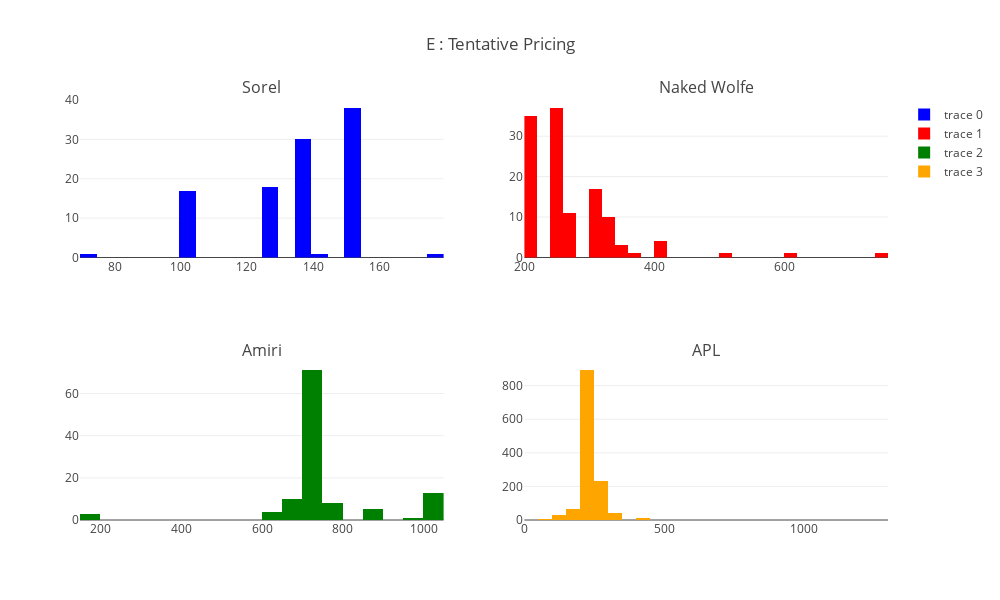

This figure's notebook cell:
### Code cell
fig = make_subplots(rows=2, cols=2, subplot_titles=tuple(df5.keys()))

# Add histograms to each subplot
fig.add_trace(go.Histogram(x=df5[_brandList[0]]['Price_Tentative'],nbinsx=40, marker=dict(color='blue')), row=1, col=1 )
fig.add_trace(go.Histogram(x=df5[_brandList[1]]['Price_Tentative'], nbinsx=40, marker=dict(color='red')), row=1, col=2)
fig.add_trace(go.Histogram(x=df5[_brandList[2]]['Price_Tentative'], nbinsx=40, marker=dict(color='green')), row=2, col=1)
fig.add_trace(go.Histogram(x=df5[_brandList[3]]['Price_Tentative'], nbinsx=40, marker=dict(color='orange')), row=2, col=2)


# Update layout
fig.update_layout(title_text="E : Tentative Pricing ",height=600, width=1000)

# Show the figure
fig.show()

### Figure 1 — Plotly figure (JSON) as saved in the notebook; plotly's stock layout.template omitted (floating-point values rounded to 4 significant figures; data arrays with more than 128 entries replaced by an {"elided": "..."} marker saying what was removed)
{"data": [{"marker": {"color": "blue"}, "nbinsx": 40, "type": "histogram", "x": [150, 150, 135, 150, 150, 150, 135, 150, 135, 150, 135, 150, 135, 150, 135, 135, 135, 150, 150, 135, 135, 150, 135, 135, 135, 135, 150, 135, 150, 135, 135, 125, 125, 125, 135, 135, 135, 100, 100, 100, 100, 100, 100, 100, 125, 125, 150, 125, 125, 135, 125, 150, 125, 150, 150, 135, 150, 150, 150, 150, 150, 150, 150, 150, 175, 100, 100, 100, 100, 100, 135, 150, 135, 150, 100, 100, 100, 150, 125, 125, 135, 125, 125, 135, 125, 150, 150, 150, 135, 150, 150, 125, 125, 125, 135, 150, 70, 100, 100, 135, 125, 150, 140, 135, 150, 150], "xaxis": "x", "yaxis": "y"}, {"marker": {"color": "red"}, "nbinsx": 40, "type": "histogram", "x": [200, 250, 200, 200, 200, 215, 250, 300, 250, 250, 250, 250, 250, 200, 200, 325, 400, 600, 325, 325, 250, 325, 325, 300, 325, 375, 300, 325, 750, 400, 300, 200, 500, 400, 300, 250, 400, 250, 215, 350, 350, 300, 325, 250, 200, 250, 350, 250, 250, 275, 300, 200, 200, 275, 250, 200, 200, 200, 200, 250, 200, 200, 250, 215, 250, 250, 250, 250, 250, 250, 300, 200, 275, 200, 250, 250, 250, 300, 300, 300, 275, 300, 250, 200, 200, 300, 275, 250, 200, 250, 250, 250, 200, 200, 300, 200, 275, 250, 200, 275, 200, 200, 200, 275, 200, 250, 325, 250, 275, 300, 300, 300, 200, 215, 275, 250, 275, 200, 250, 250, 325], "xaxis": "x2", "yaxis": "y2"}, {"marker": {"color": "green"}, "nbinsx": 40, "type": "histogram", "x": [700, 700, 700, 700, 700, 700, 700, 700, 700, 700, 700, 850, 700, 700, 700, 700, 700, 700, 750, 700, 700, 700, 650, 600, 700, 700, 700, 700, 750, 700, 650, 600, 750, 700, 700, 700, 650, 850, 700, 650, 700, 700, 700, 700, 700, 650, 700, 750, 700, 700, 750, 700, 700, 700, 1000, 1000, 1000, 850, 700, 850, 700, 700, 700, 700, 700, 150, 700, 750, 650, 150, 700, 700, 700, 700, 700, 700, 700, 700, 700, 700, 850, 700, 700, 650, 650, 600, 600, 650, 700, 1000, 1000, 1000, 750, 1000, 1000, 1000, 1000, 1000, 650, 950, 700, 175, 700, 700, 700, 700, 1000, 750, 1000, 700, 700, 700, 700, 700, 700], "xaxis": "x3", "yaxis": "y3"}, {"marker": {"color": "orange"}, "nbinsx": 40, "type": "histogram", "x": {"elided": "1273 int values"}, "xaxis": "x4", "yaxis": "y4"}], "layout": {"annotations": [{"font": {"size": 16}, "showarrow": false, "text": "Sorel", "x": 0.225, "xanchor": "center", "xref": "paper", "y": 1, "yanchor": "bottom", "yref": "paper"}, {"font": {"size": 16}, "showarrow": false, "text": "Naked Wolfe", "x": 0.775, "xanchor": "center", "xref": "paper", "y": 1, "yanchor": "bottom", "yref": "paper"}, {"font": {"size": 16}, "showarrow": false, "text": "Amiri", "x": 0.225, "xanchor": "center", "xref": "paper", "y": 0.375, "yanchor": "bottom", "yref": "paper"}, {"font": {"size": 16}, "showarrow": false, "text": "APL", "x": 0.775, "xanchor": "center", "xref": "paper", "y": 0.375, "yanchor": "bottom", "yref": "paper"}], "height": 600, "title": {"text": "E : Tentative Pricing "}, "width": 1000, "xaxis": {"anchor": "y", "autorange": true, "domain": [0, 0.45], "range": [69.5, 179.5], "type": "linear"}, "xaxis2": {"anchor": "y2", "autorange": true, "domain": [0.55, 1], "range": [199.5, 759.5], "type": "linear"}, "xaxis3": {"anchor": "y3", "autorange": true, "domain": [0, 0.45], "range": [149.5, 1050.0], "type": "linear"}, "xaxis4": {"anchor": "y4", "autorange": true, "domain": [0.55, 1], "range": [-0.5, 1300.0], "type": "linear"}, "yaxis": {"anchor": "x", "autorange": true, "domain": [0.625, 1], "range": [0, 40]}, "yaxis2": {"anchor": "x2", "autorange": true, "domain": [0.625, 1], "range": [0, 38.95]}, "yaxis3": {"anchor": "x3", "autorange": true, "domain": [0, 0.375], "range": [0, 74.74]}, "yaxis4": {"anchor": "x4", "autorange": true, "domain": [0, 0.375], "range": [0, 937.9]}}}
